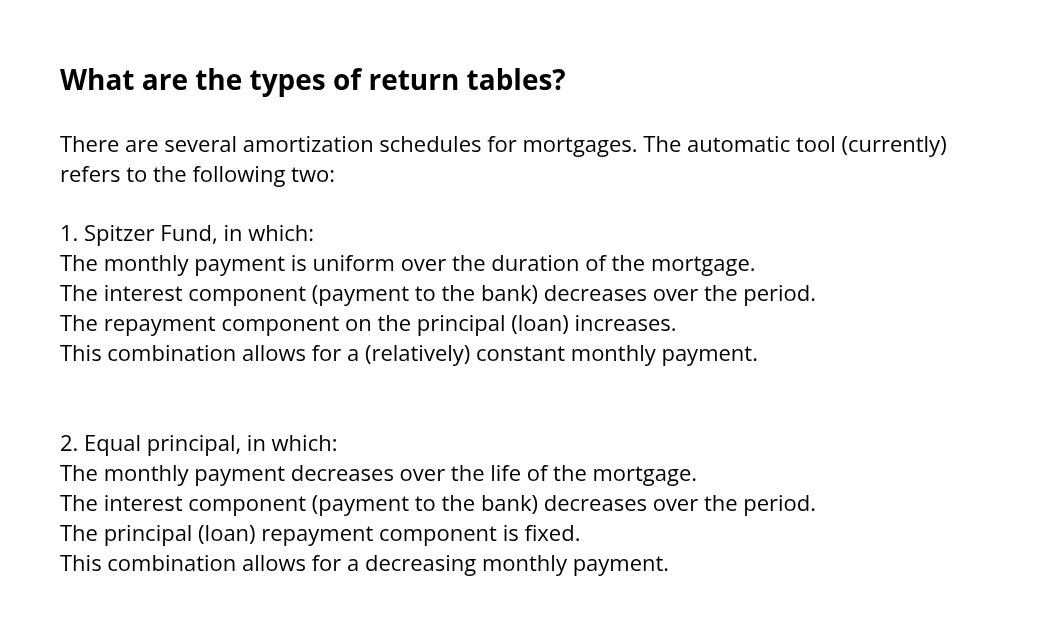
#> input picture info/orig/en_0.png, 1041 x 634 px; its folder holds 4 pictures in this run
$ python resize.py
#> lines starting #> are read from the running program, lines starting #| are printed output that depends on the picture
import os
import cv2

dir = 'orig'
files = list(filter(lambda x: x.endswith('.png'), os.listdir(dir)))

for f in files:
    im = cv2.imread(os.path.join(dir, f))
#> im is the input picture: shape (634, 1041, 3); min 0, max 255, mean 243.1
    im = cv2.resize(im, None, fx=0.75, fy=0.75)
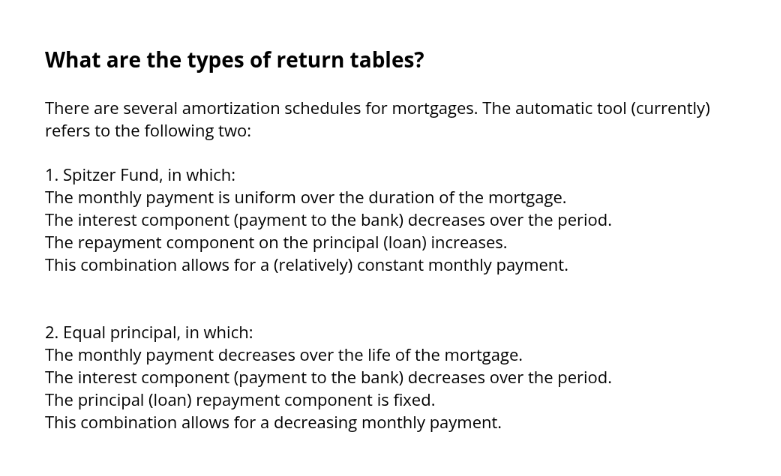
#> im: shape (476, 781, 3); min 0, max 255, mean 243.2
    cv2.imwrite(f, im)
#> pass 2 of the loop `for f in files:`:
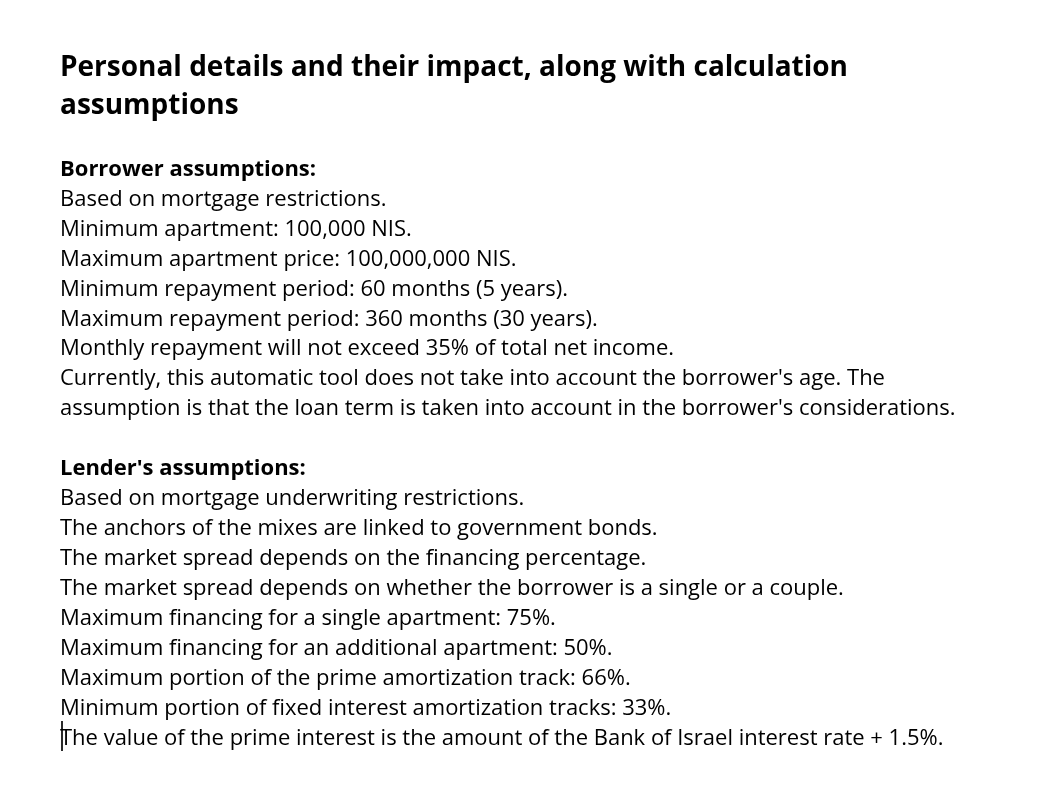
#> input picture info/orig/en_1.png, 1053 x 800 px
#> im is the input picture: shape (800, 1053, 3); min 0, max 255, mean 240
#> `im = cv2.resize(im, None, fx=0.75, fy=0.75)`:
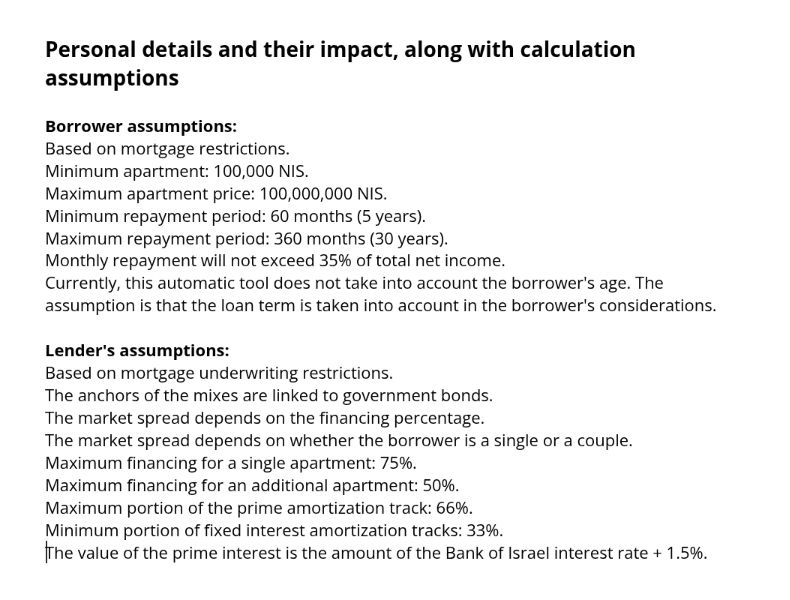
#> im: shape (600, 790, 3); min 0, max 255, mean 240
#> pass 3 of the loop `for f in files:`:
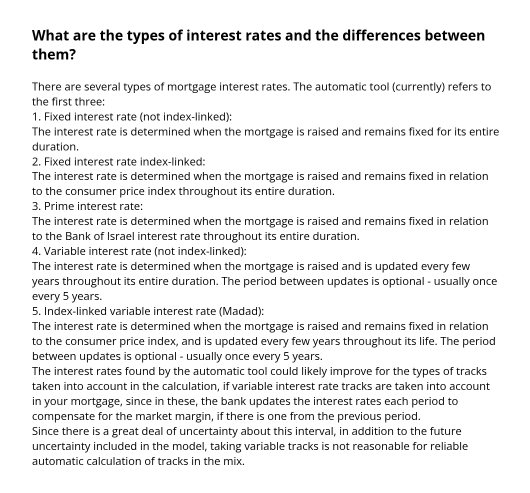
#> input picture info/orig/en_2.png, 1060 x 986 px (shown at 1/2 size)
#> im is the input picture: shape (986, 1060, 3); min 0, max 255, mean 237.3
#> `im = cv2.resize(im, None, fx=0.75, fy=0.75)`:
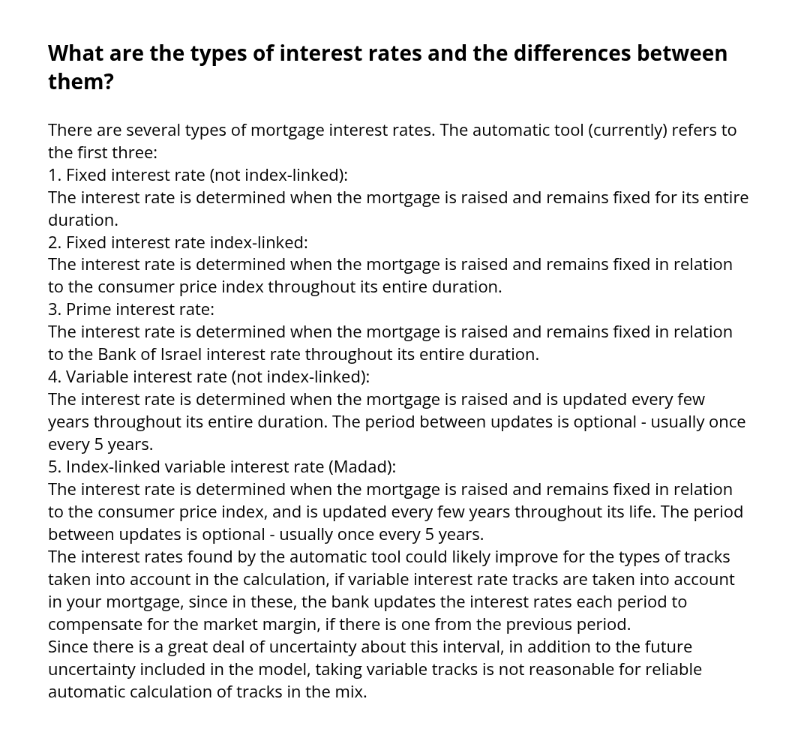
#> im: shape (740, 795, 3); min 0, max 255, mean 237.3
#> the loop made 4 passes; the first 3 are shown
